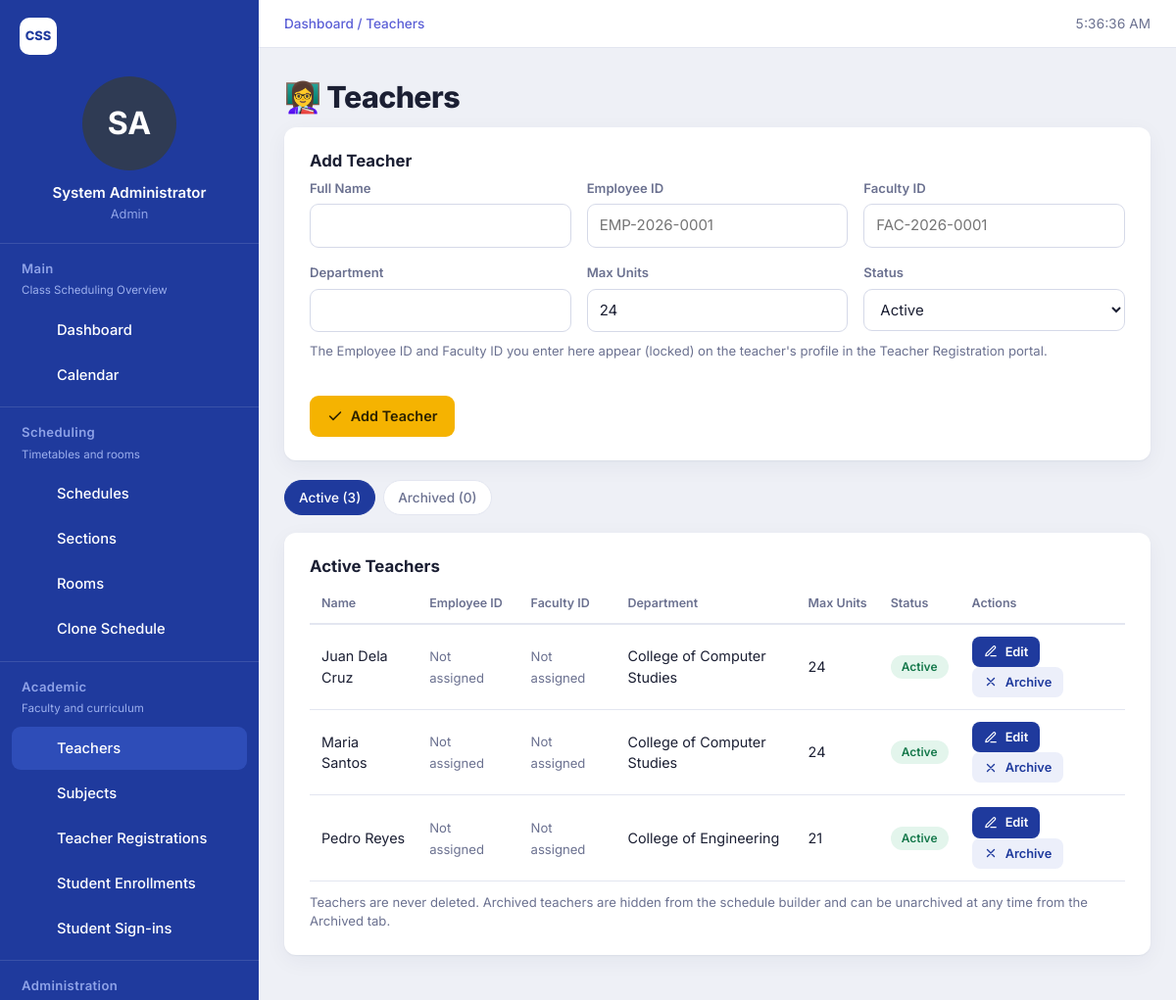
Page /teachers.php (signed in) on the committed database.
### tables this page shows
CREATE TABLE teachers (
    id INT AUTO_INCREMENT PRIMARY KEY,
    full_name VARCHAR(150) NOT NULL,
    department VARCHAR(100) DEFAULT NULL,
    max_units INT NOT NULL DEFAULT 24,
    status ENUM('active','inactive') NOT NULL DEFAULT 'active',
    user_id INT NULL DEFAULT NULL,
    FOREIGN KEY (user_id) REFERENCES users(id) ON DELETE SET NULL
);

### includes/functions.php (called while the page is built, shortened)
<?php
function e(?string $value): string
{
    return htmlspecialchars($value ?? '', ENT_QUOTES, 'UTF-8');
}

### teachers.php (the view, shortened to what this page needs)
<?php
require_once __DIR__ . '/includes/functions.php';
$pdo = getDB();
$canAssignIds = in_array($_SESSION['role'] ?? '', ['admin', 'registrar'], true);
$editRow = null;
$view = (($_GET['view'] ?? '') === 'archived') ? 'archived' : 'active';
$counts = ['active' => 0, 'archived' => 0];
foreach ($pdo->query("SELECT status, COUNT(*) c FROM teachers GROUP BY status")->fetchAll() as $r) {
    $counts[$r['status'] === 'inactive' ? 'archived' : 'active'] = (int)$r['c'];
}
$st = $pdo->prepare("SELECT * FROM teachers WHERE status = ? ORDER BY full_name");
$st->execute([$view === 'archived' ? 'inactive' : 'active']);
$teachers = $st->fetchAll();
include __DIR__ . '/includes/header.php';
?>
<h1>👩‍🏫 Teachers</h1>
<div class="card">
    <h3><?= $editRow ? 'Edit Teacher' : 'Add Teacher' ?></h3>
    <form method="POST" action="teachers.php">
        <div class="form-grid">
            <div>
                <label>Full Name</label>
                <input type="text" name="full_name" required value="<?= e($editRow['full_name'] ?? '') ?>">
            </div>
            <?php if ($canAssignIds): ?>
            <div>
                <label>Employee ID</label>
                <input type="text" name="employee_id" maxlength="30" placeholder="EMP-2026-0001" value="<?= e($editRow['employee_id'] ?? '') ?>">
            </div>
            <div>
                <label>Faculty ID</label>
                <input type="text" name="faculty_id" maxlength="30" placeholder="FAC-2026-0001" value="<?= e($editRow['faculty_id'] ?? '') ?>">
            </div>
            <?php endif; ?>
            <div>
                <label>Department</label>
                <input type="text" name="department" value="<?= e($editRow['department'] ?? '') ?>">
            </div>
            <div>
                <label>Max Units</label>
                <input type="number" name="max_units" min="1" max="40" value="<?= e((string)($editRow['max_units'] ?? 24)) ?>">
            </div>
            <div>
                <label>Status</label>
                <select name="status">
                    <option value="active" <?= (($editRow['status'] ?? 'active')==='active')?'selected':'' ?>>Active</option>
                </select>
            </div>
        </div>
        <?php if ($canAssignIds): ?><p class="hint" style="margin-top:10px">The Employee ID and Faculty ID you enter here appear (locked) on the teacher's profile in the Teacher Registration portal.</p><?php endif; ?>
        <br>
        <button class="btn btn-gold" type="submit"><?= $editRow ? 'Update Teacher' : 'Add Teacher' ?></button>
    </form>
</div>
<div class="filters">
    <a class="<?= $view === 'active' ? 'on' : '' ?>" href="teachers.php">Active (<?= (int)$counts['active'] ?>)</a>
    <a class="<?= $view === 'archived' ? 'on' : '' ?>" href="teachers.php?view=archived">Archived (<?= (int)$counts['archived'] ?>)</a>
</div>
<div class="card">
    <h3><?= $view === 'archived' ? 'Archived Teachers' : 'Active Teachers' ?></h3>
    <table>
        <tr><th>Name</th><th>Employee ID</th><th>Faculty ID</th><th>Department</th><th>Max Units</th><th>Status</th><th>Actions</th></tr>
        <?php foreach ($teachers as $t): $archived = $t['status'] === 'inactive'; ?>
        <tr>
            <td><?= e($t['full_name']) ?></td>
            <td><?= ($t['employee_id'] ?? '') !== '' ? e($t['employee_id']) : '<span class="hint">Not assigned</span>' ?></td>
            <td><?= ($t['faculty_id'] ?? '') !== '' ? e($t['faculty_id']) : '<span class="hint">Not assigned</span>' ?></td>
            <td><?= e($t['department']) ?></td>
            <td><?= e((string)$t['max_units']) ?></td>
            <td><span class="badge badge-<?= e($t['status']) ?>"><?= $archived ? 'Archived' : 'Active' ?></span></td>
            <td>
                <a class="btn btn-sm" href="teachers.php?edit=<?= (int)$t['id'] ?>">Edit</a>
                <?php if ($archived): ?>
                <form class="inline" method="POST" action="teachers.php" data-confirm="Unarchive this teacher? They will appear in the schedule builder again.">
                    <input type="hidden" name="csrf_token" value="<?= e(csrfToken()) ?>">
                    <input type="hidden" name="action" value="restore">
                    <input type="hidden" name="view" value="archived">
                    <input type="hidden" name="id" value="<?= (int)$t['id'] ?>">
                    <button class="btn btn-sm btn-gold" type="submit">Unarchive</button>
                </form>
                <?php else: ?>
                <form class="inline" method="POST" action="teachers.php" data-confirm="Archive this teacher? They will no longer appear in the schedule builder, but their existing classes are kept.">
                    <button class="btn btn-sm btn-secondary" type="submit">Archive</button>
                </form>
                <?php endif; ?>
            </td>
        </tr>
        <?php endforeach; ?>
    </table>
    <p class="hint" style="margin:12px 0 0">Teachers are never deleted. Archived teachers are hidden from the schedule builder and can be unarchived at any time from the Archived tab.</p>
</div>
<?php include __DIR__ . '/includes/footer.php'; ?>

### assets/css/style.css (style rules this page uses)
:root { --blue:#1f3a9d; --blue-dk:#182f82; --blue-hi:#2e4db8; --blue-tint:#8fa3e8; --indigo:#5b5fd6; --canvas:#eef0f6; --card:#fff; --ink:#1b1f33; --muted:#6b7190; --line:#e3e6f0; --ok:#16794c; --ok-bg:#e3f5ec; --err:#b3261e; --err-bg:#fdeceb; --warn-bg:#fff4d6; --info-bg:#e6edff; --gold:#f5b301; --r:12px; --sb:264px; --font:'Inter','Figtree',system-ui,-apple-system,'Segoe UI',Roboto,sans-serif; }
* { box-sizing:border-box }
html { scroll-behavior:smooth }
body { margin:0;font-family:var(--font);color:var(--ink);background:var(--canvas);font-size:15px;line-height:1.5 }
a { color:var(--indigo) }
h1,h2,h3,h4 { line-height:1.2;margin:0 0 .5em }
h1 { font-size:1.9rem;font-weight:800;letter-spacing:-.02em;margin:.2em 0 .4em }
h3 { font-size:1.05rem;font-weight:700 }
p { margin:0 0 1em }
.card { background:var(--card);border-radius:var(--r);padding:24px 26px;margin-bottom:20px;box-shadow:0 1px 2px rgba(20,30,80,.05),0 6px 22px rgba(20,30,80,.05) }
.form-grid { display:grid;grid-template-columns:repeat(auto-fit,minmax(200px,1fr));gap:16px }
label { display:block;font-size:.82rem;font-weight:600;color:var(--muted);margin-bottom:6px }
input[type=text],input[type=email],input[type=password],input[type=number],input[type=time],input[type=search],select { width:100%;padding:10px 12px;border:1px solid #d5d9e8;border-radius:9px;background:#fff;font:inherit;color:var(--ink) }
form.inline { display:inline-flex;gap:8px;align-items:center;margin:0 }
.hint { color:var(--muted);font-size:.82rem }
.btn { --ic-on:none;display:inline-flex;align-items:center;justify-content:center;gap:8px;padding:10px 18px;border-radius:9px;border:0;background:var(--blue);color:#fff;font:inherit;font-weight:600;font-size:.9rem;text-decoration:none;cursor:pointer;transition:background .15s }
.btn::before { content:"";display:var(--ic-on);width:1.1em;height:1.1em;background:currentColor;-webkit-mask:var(--ic) center/contain no-repeat;mask:var(--ic) center/contain no-repeat }
.btn-sm { padding:6px 12px;font-size:.8rem;border-radius:8px }
.btn-gold { --ic:var(--i-check);--ic-on:inline-block;background:var(--gold);color:#2b2100 }
.btn-secondary,.btn-outline { --ic:var(--i-x);background:#eceffa;color:var(--blue) }
.btn-secondary { --ic-on:inline-block }
a.btn-sm[href*="edit="] { --ic:var(--i-pencil);--ic-on:inline-block }
table { width:100%;border-collapse:collapse;font-size:.9rem }
th { text-align:left;color:var(--muted);font-size:.78rem;font-weight:600;padding:10px 12px;border-bottom:2px solid var(--line);white-space:nowrap }
td { padding:12px;border-bottom:1px solid var(--line);vertical-align:middle }
.card { overflow-x:auto }
.badge { display:inline-block;padding:3px 11px;border-radius:99px;font-size:.75rem;font-weight:600;background:#eceffa;color:var(--blue) }
.badge-active { background:var(--ok-bg);color:var(--ok) }
.filters { display:flex;flex-wrap:wrap;gap:8px;margin-bottom:18px }
.filters a { padding:7px 14px;border-radius:99px;background:#fff;color:var(--muted);text-decoration:none;font-size:.85rem;font-weight:500;border:1px solid var(--line) }
.filters a.on { background:var(--blue);color:#fff;border-color:var(--blue) }

### rows in the picture
teachers: full_name "Juan Dela Cruz", department "College of Computer Studies", max_units "24", status "Active"
teachers: full_name "Maria Santos", department "College of Computer Studies", max_units "24", status "Active"
teachers: full_name "Pedro Reyes", department "College of Engineering", max_units "21", status "Active"

### other values in the picture
$initials "SA"
$name "System Administrator"
str_replace('_',' ',$role) "Admin"
$title "Main"
$sub "Class Scheduling Overview"
$label "Dashboard"
$label "Calendar"
$title "Scheduling"
$sub "Timetables and rooms"
$label "Schedules"
$label "Sections"
$label "Rooms"
$label "Clone Schedule"
$title "Academic"
$sub "Faculty and curriculum"
